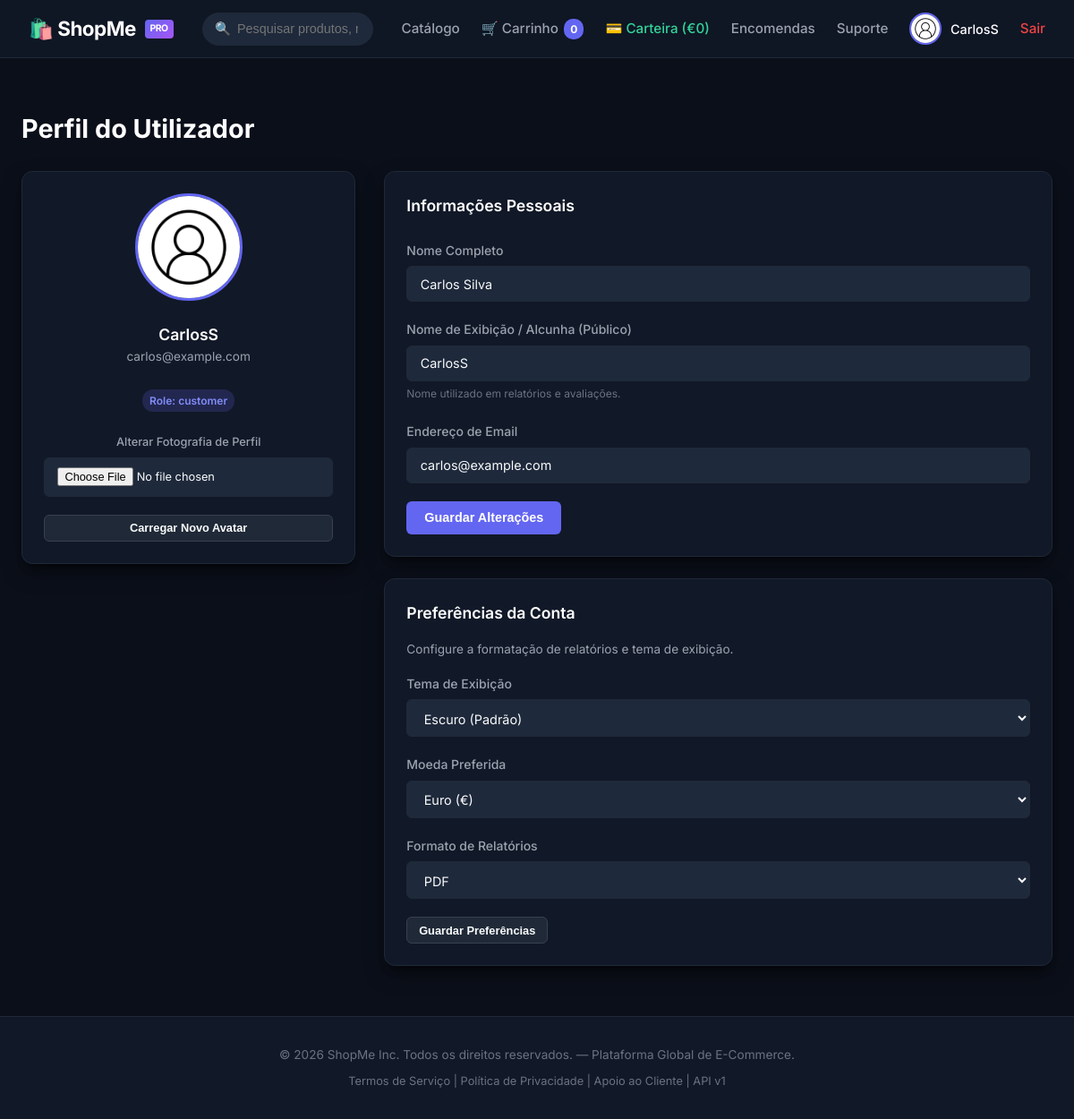
Screenshot of /profile (signed in) with the database file from the repository.
### tables this page shows
CREATE TABLE users (
    id INT AUTO_INCREMENT PRIMARY KEY,
    email VARCHAR(150) NOT NULL UNIQUE,
    password VARCHAR(255) NOT NULL,
    full_name VARCHAR(150) NOT NULL,
    display_name VARCHAR(150) NOT NULL,
    role VARCHAR(20) DEFAULT 'customer',
    avatar VARCHAR(255) DEFAULT 'default.png',
    wallet_balance DECIMAL(10,2) DEFAULT 500.00,
    mfa_enabled TINYINT(1) DEFAULT 0,
    mfa_secret VARCHAR(50) DEFAULT 'SHOPME_MFA_SECRET_KEY',
    otp_code VARCHAR(10) DEFAULT '1234',
    reset_token VARCHAR(255) NULL,
    created_at DATETIME DEFAULT CURRENT_TIMESTAMP
);

### src/App/helpers.php (called while the page is built, shortened)
<?php
    if (!function_exists('App\Controllers\require_read_view')) {
        function require_read_view(string $viewPath, array $data = []): void {
            extract($data);
            require_once __DIR__ . '/../../' . $viewPath;
        }
    }

### src/App/Controllers/ProfileController.php (called while the page is built, shortened)
<?php
class ProfileController {
    public function index(): void {
        $user = AuthMiddleware::check();
        $freshUser = User::findById($user['id']);
        $preferences = [
            'theme' => 'dark',
            'currency' => 'EUR',
            'report_format' => 'pdf',
        ];
        require_read_view('views/profile/index.php', [
            'user' => $freshUser,
            'preferences' => $preferences
        ]);
    }
}

### public/index.php (called while the page is built, shortened)
<?php
require_once __DIR__ . '/../src/App/helpers.php';
$router = new Router();
$router->get('/login', [AuthController::class, 'showLogin']);
$router->post('/login', [AuthController::class, 'login']);
$router->get('/login/corporate', [AuthController::class, 'showCorporateLogin']);
$router->post('/login/corporate', [AuthController::class, 'corporateLogin']);
$router->get('/mfa', [\App\Controllers\MfaController::class, 'showMfa']);
$router->post('/mfa/verify', [\App\Controllers\MfaController::class, 'verify']);
$router->get('/register', [AuthController::class, 'showRegister']);
$router->post('/register', [AuthController::class, 'register']);
$router->get('/reset-password', [AuthController::class, 'showResetPassword']);
$router->post('/reset-password', [AuthController::class, 'requestResetPassword']);
$router->get('/logout', [AuthController::class, 'logout']);
$router->get('/auth/oauth/login', [\App\Controllers\OAuthController::class, 'login']);
$router->post('/api/v1/oauth/token', [\App\Controllers\OAuthController::class, 'token']);
$router->get('/wallet', [\App\Controllers\WalletController::class, 'index']);
$router->post('/wallet/transfer', [\App\Controllers\WalletController::class, 'transfer']);
$router->get('/legacy/catalog/search', [\App\Controllers\LegacyCatalogController::class, 'search']);
$router->post('/orders/refund', [OrderController::class, 'refund']);
$router->get('/', [ProductController::class, 'index']);
$router->get('/products', [ProductController::class, 'index']);
$router->get('/products/{id}', [ProductController::class, 'detail']);
$router->post('/products/review', [ProductController::class, 'addReview']);
$router->get('/cart', [CartController::class, 'showCart']);
$router->post('/cart/add', [CartController::class, 'add']);
$router->post('/cart/apply-coupon', [CartController::class, 'applyCoupon']);
$router->post('/checkout', [CartController::class, 'checkout']);
$router->get('/profile', [ProfileController::class, 'index']);
$router->post('/profile/update', [ProfileController::class, 'updateProfile']);
$router->post('/profile/avatar', [ProfileController::class, 'uploadAvatar']);
$router->post('/profile/preferences', [ProfileController::class, 'savePreferences']);
$router->get('/orders', [OrderController::class, 'index']);
$router->get('/orders/{id}', [OrderController::class, 'detail']);
$router->get('/orders/invoice/download', [OrderController::class, 'downloadInvoice']);
$router->get('/orders/email/template', [OrderController::class, 'viewTemplate']);
$router->get('/support', [SupportController::class, 'index']);
$router->get('/support/{id}', [SupportController::class, 'detail']);
$router->post('/support/create', [SupportController::class, 'create']);
$router->post('/support/reply', [SupportController::class, 'reply']);
$router->get('/admin', [AdminController::class, 'dashboard']);
$router->get('/admin/dashboard', [AdminController::class, 'dashboard']);
$router->get('/admin/products', [AdminController::class, 'products']);
$router->post('/admin/products/add', [AdminController::class, 'addProduct']);
$router->post('/admin/products/import-xml', [AdminController::class, 'importXml']);
$router->post('/admin/users/delete', [AdminController::class, 'deleteUser']);
$router->get('/admin/users/delete', [AdminController::class, 'deleteUser']);
$router->post('/admin/reports/generate', [AdminController::class, 'generateReport']);
$router->get('/admin/reports/user', [AdminController::class, 'userReport']);
$router->get('/admin/logs', [AdminController::class, 'logs']);
$router->get('/api/v1/external/check-price', [ExternalApiController::class, 'checkPrice']);
$router->post('/api/v1/external/check-price', [ExternalApiController::class, 'checkPrice']);
$router->get('/api/v1/products', [ApiProductController::class, 'index']);
$router->get('/api/v1/products/{id}', [ApiProductController::class, 'detail']);
$router->get('/api/v1/orders/{id}', [ApiOrderController::class, 'detail']);
$router->get('/api/v1/users/{id}', [ApiUserController::class, 'detail']);
$router->put('/api/v1/users/{id}', [ApiUserController::class, 'update']);
$router->patch('/api/v1/users/{id}', [ApiUserController::class, 'update']);
$router->dispatch($_SERVER['REQUEST_METHOD'], $_SERVER['REQUEST_URI']);

### src/App/Models/User.php (called while the page is built, shortened)
<?php
class User {
    public static function findById(int $id): ?array {
        $db = Database::getPDO();
        $stmt = $db->prepare("SELECT * FROM users WHERE id = :id");
        $stmt->execute(['id' => $id]);
        $user = $stmt->fetch(PDO::FETCH_ASSOC);
        return $user ?: null;
    }
}

### views/profile/index.php (the view, shortened to what this page needs)
<?php require __DIR__ . '/../layouts/header.php'; ?>
<h1 style="font-size: 1.8rem; font-weight: 700; color: #fff; margin-bottom: 1.5rem;">
    Perfil do Utilizador
</h1>
<div style="display: grid; grid-template-columns: 1fr 2fr; gap: 2rem;">
    <div>
        <div class="card" style="text-align: center;">
            <img src="/uploads/avatars/<?= htmlspecialchars($user['avatar'] ?? 'default.png') ?>" alt="Avatar" style="width: 120px; height: 120px; border-radius: 50%; object-fit: cover; border: 3px solid var(--accent-primary); margin-bottom: 1rem;" onerror="this.onerror=null; this.src='/uploads/avatars/default.png'">
            <h3 style="font-size: 1.1rem; font-weight: 600; color: #fff;"><?= htmlspecialchars($user['display_name'] ?? $user['full_name']) ?></h3>
            <p style="color: var(--text-secondary); font-size: 0.85rem; margin-bottom: 1.5rem;"><?= htmlspecialchars($user['email']) ?></p>
            <span class="badge badge-info" style="margin-bottom: 1.5rem;">Role: <?= htmlspecialchars($user['role'] ?? 'customer') ?></span>
            <form action="/profile/avatar" method="POST" enctype="multipart/form-data">
                <div class="form-group">
                    <label class="form-label" style="font-size: 0.8rem;">Alterar Fotografia de Perfil</label>
                    <input type="file" name="avatar" class="form-control" style="font-size: 0.8rem;">
                </div>
                <button type="submit" class="btn btn-secondary btn-sm" style="width: 100%;">Carregar Novo Avatar</button>
            </form>
        </div>
    </div>
    <div>
        <div class="card">
            <h3 style="font-size: 1.1rem; font-weight: 600; color: #fff; margin-bottom: 1.5rem;">Informações Pessoais</h3>
            <form action="/profile/update" method="POST">
                <div class="form-group">
                    <label class="form-label">Nome Completo</label>
                    <input type="text" name="full_name" class="form-control" value="<?= htmlspecialchars($user['full_name']) ?>" required>
                </div>
                <div class="form-group">
                    <label class="form-label">Nome de Exibição / Alcunha (Público)</label>
                    <input type="text" name="display_name" class="form-control" value="<?= htmlspecialchars($user['display_name'] ?? $user['full_name']) ?>">
                    <span style="font-size: 0.75rem; color: var(--text-muted);">Nome utilizado em relatórios e avaliações.</span>
                </div>
                <div class="form-group">
                    <label class="form-label">Endereço de Email</label>
                    <input type="email" name="email" class="form-control" value="<?= htmlspecialchars($user['email']) ?>" required>
                </div>
                <button type="submit" class="btn btn-primary">Guardar Alterações</button>
            </form>
        </div>
        <div class="card">
            <h3 style="font-size: 1.1rem; font-weight: 600; color: #fff; margin-bottom: 1rem;">Preferências da Conta</h3>
            <p style="font-size: 0.85rem; color: var(--text-secondary); margin-bottom: 1rem;">
                Configure a formatação de relatórios e tema de exibição.
            </p>
            <form action="/profile/preferences" method="POST">
                <div class="form-group">
                    <label class="form-label">Tema de Exibição</label>
                    <select name="theme" class="form-control">
                        <option value="dark" <?= ($preferences['theme'] ?? 'dark') === 'dark' ? 'selected' : '' ?>>Escuro (Padrão)</option>
                    </select>
                </div>
                <div class="form-group">
                    <label class="form-label">Moeda Preferida</label>
                    <select name="currency" class="form-control">
                        <option value="EUR" <?= ($preferences['currency'] ?? 'EUR') === 'EUR' ? 'selected' : '' ?>>Euro (€)</option>
                    </select>
                </div>
                <div class="form-group">
                    <label class="form-label">Formato de Relatórios</label>
                    <select name="report_format" class="form-control">
                        <option value="pdf" <?= ($preferences['report_format'] ?? 'pdf') === 'pdf' ? 'selected' : '' ?>>PDF</option>
                    </select>
                </div>
                <button type="submit" class="btn btn-secondary btn-sm">Guardar Preferências</button>
            </form>
        </div>
    </div>
</div>
<?php require __DIR__ . '/../layouts/footer.php'; ?>

### src/App/Router.php (shortened to what this page needs)
<?php
class Router {
    private array $routes = [];
    private function addRoute(string $method, string $path, array $handler): void {
        $this->routes[] = [
            'method'  => $method,
            'path'    => $path,
            'handler' => $handler
        ];
    }
    public function dispatch(string $method, string $uri): void {
        $path = parse_url($uri, PHP_URL_PATH);
        foreach ($this->routes as $route) {
            if ($route['method'] !== $method) {
                continue;
            }
            $pattern = preg_replace('/\{([a-zA-Z0-9_]+)\}/', '(?P<\1>[^/]+)', $route['path']);
            $pattern = '#^' . $pattern . '$#';
            if (preg_match($pattern, $path, $matches)) {
                $params = array_filter($matches, 'is_string', ARRAY_FILTER_USE_KEY);
                [$class, $action] = $route['handler'];
                $controller = new $class();
                call_user_func_array([$controller, $action], $params);
                return;
            }
        }
    }
}

### views/layouts/header.php (shortened to what this page needs)
<?php
$currentUser = $_SESSION['user'] ?? null;
$cartCount = isset($_SESSION['cart']) ? count($_SESSION['cart']) : 0;
?>
<!DOCTYPE html>
<html lang="pt-PT">
<head>
    <link rel="stylesheet" href="/static/css/style.css">
</head>
<body>
<header class="navbar">
    <div class="nav-container">
        <a href="/" class="brand-logo">
            🛍️ ShopMe <span class="brand-badge">PRO</span>
        </a>
        <form action="/products" method="GET" class="nav-search">
            <span class="nav-search-icon">🔍</span>
            <input type="text" name="q" placeholder="Pesquisar produtos, marcas ou categorias..." value="<?= htmlspecialchars($_GET['q'] ?? '') ?>">
        </form>
        <ul class="nav-menu">
            <li><a href="/products" class="nav-link">Catálogo</a></li>
            <li><a href="/cart" class="nav-link">🛒 Carrinho <span class="cart-badge"><?= $cartCount ?></span></a></li>
            <?php if ($currentUser): ?>
                <li><a href="/wallet" class="nav-link" style="color: #34d399;">💳 Carteira (€<?= number_format($currentUser['wallet_balance'] ?? 0, 0) ?>)</a></li>
                <li><a href="/orders" class="nav-link">Encomendas</a></li>
                <li><a href="/support" class="nav-link">Suporte</a></li>
                <li>
                    <a href="/profile" class="user-dropdown">
                        <img src="/uploads/avatars/<?= htmlspecialchars($currentUser['avatar'] ?? 'default.png') ?>" alt="Avatar" class="avatar-img" onerror="this.onerror=null; this.src='/uploads/avatars/default.png'">
                        <span style="color: #fff; font-weight: 500; font-size: 0.9rem;"><?= htmlspecialchars($currentUser['display_name'] ?? $currentUser['full_name']) ?></span>
                    </a>
                </li>
                <li><a href="/logout" class="nav-link" style="color: var(--danger);">Sair</a></li>
            <?php else: ?>
                <li><a href="/login" class="btn btn-secondary btn-sm">Entrar</a></li>
                <li><a href="/register" class="btn btn-primary btn-sm">Registar</a></li>
            <?php endif; ?>
        </ul>
    </div>
</header>
<div class="main-wrapper">

### views/layouts/footer.php
</div>
<footer class="footer">
    <div style="max-width: 1280px; margin: 0 auto; padding: 0 1.5rem;">
        <p>&copy; <?= date('Y') ?> ShopMe Inc. Todos os direitos reservados. — Plataforma Global de E-Commerce.</p>
        <p style="margin-top: 0.5rem; font-size: 0.8rem; color: var(--text-muted);">
            Termos de Serviço | Política de Privacidade | Apoio ao Cliente | API v1
        </p>
    </div>
</footer>
</body>
</html>

### rows the page displays
users: avatar (placeholder picture), display_name "CarlosS", email "carlos@example.com", role "customer", full_name "Carlos Silva"
